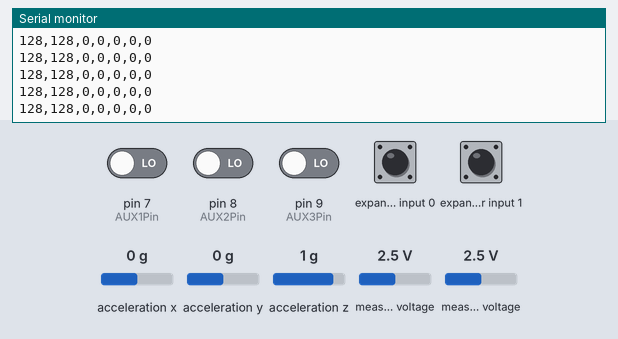
A sketch run on a simulated Arduino Mega 2560, built with avr-gcc and run on an emulated ATmega2560. Shown: the last lines printed to the serial monitor. Wiring (inferred from the names in the program): Wii Nunchuk at I2C address 0x52. The inputs (shaded band) are chosen by the test bench; at power-on: expander input 0, expander input 1 HIGH, pin 7 (AUX1Pin), pin 8 (AUX2Pin), pin 9 (AUX3Pin) LOW, measured voltage 2.5 V, acceleration x 0 g, acceleration y 0 g, acceleration z 1 g.

Above: at 1.2 s.
1.3 s: measured voltage (sensor 200) set to 0.1 V
At 1.34 s:
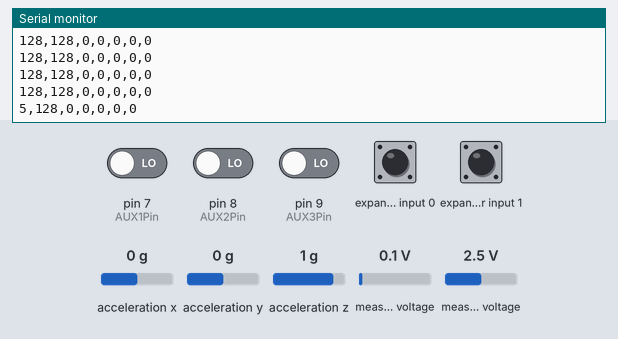
2.8 s: measured voltage (sensor 201) set to 0.1 V
At 2.88 s:
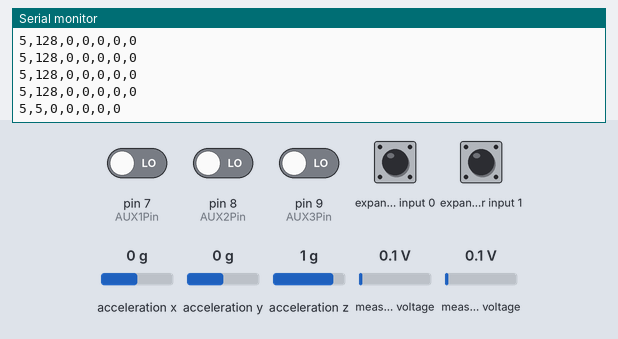
4.3 s: pin 7 (AUX1Pin) driven HIGH
At 4.42 s:
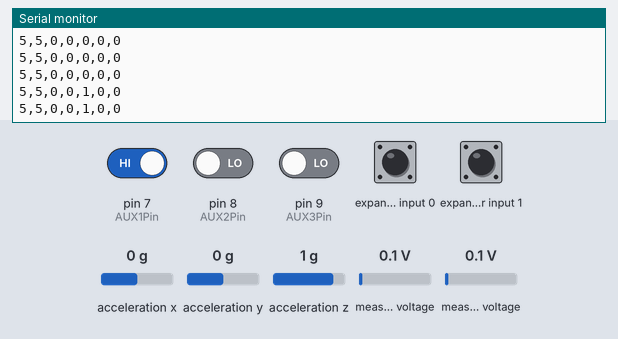
5.8 s: pin 8 (AUX2Pin) driven HIGH
At 5.85 s:
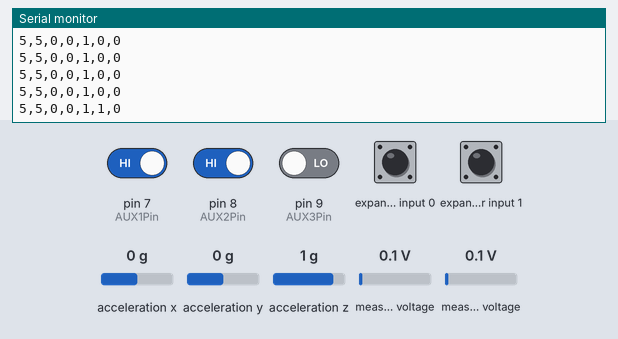
7.3 s: measured voltage (sensor 200) set to 2.5 V
At 7.39 s:
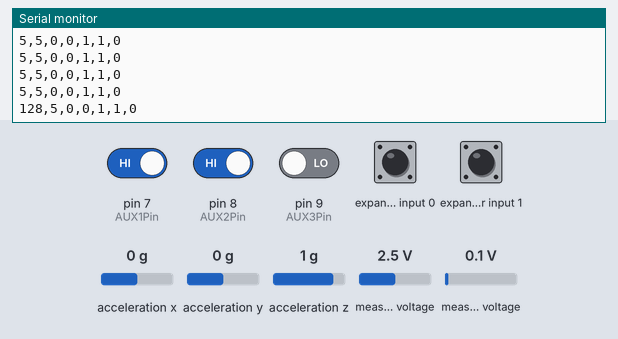
10.3 s: pin 9 (AUX3Pin) driven HIGH
At 10.37 s:
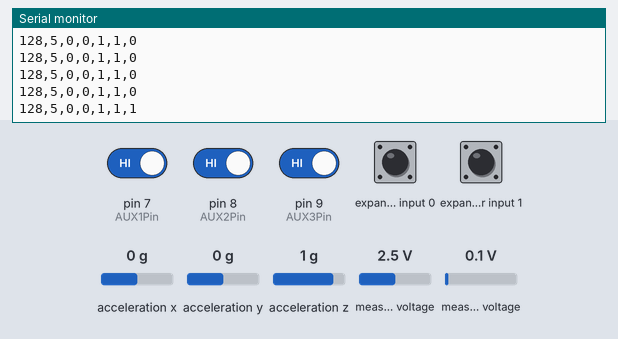

The sketch:

GonkDroid_Remote2.ino
```cpp
/**********************************************************************************
   Gonk Droid Remote
   by Bithead942

    Board:  Fio v3 3.3V/8MHz

  Remote control of the voice playback for the Gonk platform

  The Fio v3 board interfaces with the Wii Nunchuck controller via the Nunchucky interface board.
  It initiates communication by sending a set of a string of values read from the Nunchuck.
  - Joystick X Position
  - Joystick Y Position
  - Accelerometer X Axis (not used)
  - Accelerometer Y Axis (not used)
  - Accelerometer Z Axis (not used)
  - Z Button (big)
  - C Button (small)

  PINS USED:
  Serial1 (Xbee)
  Tx       0
  Rx       1

  Nunchuck (I2C):
  A2       Ground
  A3       3.3V
  A4       Data
  A5       Clock

*************************************************************************************/

#include <Wire.h>
#include "nunchuck_funcs.h"

#define Xbee Serial1
#define Debug Serial
#define AUX1Pin 7
#define AUX2Pin 8
#define AUX3Pin 9

int loop_cnt = 0;
String outString = "";    // string to hold output

byte joyx, joyy, zbtn, cbtn, aux1, aux2, aux3;
//int ledPin = 13;


void setup()
{
  pinMode(AUX1Pin, INPUT);
  pinMode(AUX2Pin, INPUT);
  pinMode(AUX3Pin, INPUT);

  Debug.begin(9600);
  Xbee.begin(57600);  // Serial1 set up Serial1 port

  //nunchuck_setpowerpins();
  nunchuck_init(); // send the initilization handshake

  Debug.print("WiiChuckDemo ready\n");
}

void loop()
{
  if ( loop_cnt >= 100 ) { // every 100 msecs get new data
    loop_cnt = 0;
    outString = "";

    nunchuck_get_data();
    //nunchuck_print_data();

    joyx  = nunchuck_joyx();  // ranges from 30 - 226;  131 center
    joyy  = nunchuck_joyy();  // ranges from 38 - 231;  135 center
    zbtn = nunchuck_zbutton();
    cbtn = nunchuck_cbutton();
    aux1 = digitalRead(AUX1Pin);
    aux2 = digitalRead(AUX2Pin);
    aux3 = digitalRead(AUX3Pin);

    outString += (byte)joyx;
    outString += ",";
    outString += (byte)joyy;
    outString += ",";
    outString += (byte)zbtn;
    outString += ",";
    outString += (byte)cbtn;
    outString += ",";
    outString += (byte)aux1;
    outString += ",";
    outString += (byte)aux2;
    outString += ",";
    outString += (byte)aux3;

    Xbee.println(outString);
    Debug.println(outString);
  }
  loop_cnt++;
  delay(1);
}
```

nunchuck_funcs.h
```cpp
/*
 * Nunchuck functions  -- Talk to a Wii Nunchuck
 *
 * This library is from the Bionic Arduino course :
 *                          http://todbot.com/blog/bionicarduino/
 *
 * 2007-11 Tod E. Kurt, http://todbot.com/blog/
 *
 * The Wii Nunchuck reading code originally from Windmeadow Labs
 *   http://www.windmeadow.com/node/42
 */

#if (ARDUINO >= 100)
#include <Arduino.h>
#else
#include <WProgram.h>
//#define Wire.write(x) Wire.send(x)
//#define Wire.read() Wire.receive()
#endif


static uint8_t nunchuck_buf[6];   // array to store nunchuck data,

// Uses port C (analog in) pins as power & ground for Nunchuck
/*static void nunchuck_setpowerpins()
{
#define pwrpin PORTC3
#define gndpin PORTC2
    DDRC |= _BV(pwrpin) | _BV(gndpin);
    PORTC &=~ _BV(gndpin);
    PORTC |=  _BV(pwrpin);
    delay(100);  // wait for things to stabilize
} */

// initialize the I2C system, join the I2C bus,
// and tell the nunchuck we're talking to it
static void nunchuck_init()
{
    Wire.begin();                // join i2c bus as master
    Wire.beginTransmission(0x52);// transmit to device 0x52
#if (ARDUINO >= 100)
    Wire.write((uint8_t)0x40);// sends memory address
    Wire.write((uint8_t)0x00);// sends sent a zero.
#else
    Wire.send((uint8_t)0x40);// sends memory address
    Wire.send((uint8_t)0x00);// sends sent a zero.
#endif
    Wire.endTransmission();// stop transmitting
}

// Send a request for data to the nunchuck
// was "send_zero()"
static void nunchuck_send_request()
{
    Wire.beginTransmission(0x52);// transmit to device 0x52
#if (ARDUINO >= 100)
    Wire.write((uint8_t)0x00);// sends one byte
#else
    Wire.send((uint8_t)0x00);// sends one byte
#endif
    Wire.endTransmission();// stop transmitting
}

// Encode data to format that most wiimote drivers except
// only needed if you use one of the regular wiimote drivers
static char nunchuk_decode_byte (char x)
{
    x = (x ^ 0x17) + 0x17;
    return x;
}

// Receive data back from the nunchuck,
// returns 1 on successful read. returns 0 on failure
static int nunchuck_get_data()
{
    int cnt=0;
    Wire.requestFrom (0x52, 6);// request data from nunchuck
    while (Wire.available ()) {
        // receive byte as an integer
#if (ARDUINO >= 100)
        nunchuck_buf[cnt] = nunchuk_decode_byte( Wire.read() );
#else
        nunchuck_buf[cnt] = nunchuk_decode_byte( Wire.receive() );
#endif
        cnt++;
    }
    nunchuck_send_request();  // send request for next data payload
    // If we recieved the 6 bytes, then go print them
    if (cnt >= 5) {
        return 1;   // success
    }
    return 0; //failure
}

// Print the input data we have recieved
// accel data is 10 bits long
// so we read 8 bits, then we have to add
// on the last 2 bits.  That is why I
// multiply them by 2 * 2
static void nunchuck_print_data()
{
    static int i=0;
    int joy_x_axis = nunchuck_buf[0];
    int joy_y_axis = nunchuck_buf[1];
    int accel_x_axis = nunchuck_buf[2]; // * 2 * 2;
    int accel_y_axis = nunchuck_buf[3]; // * 2 * 2;
    int accel_z_axis = nunchuck_buf[4]; // * 2 * 2;

    int z_button = 0;
    int c_button = 0;

    // byte nunchuck_buf[5] contains bits for z and c buttons
    // it also contains the least significant bits for the accelerometer data
    // so we have to check each bit of byte outbuf[5]
    if ((nunchuck_buf[5] >> 0) & 1)
        z_button = 1;
    if ((nunchuck_buf[5] >> 1) & 1)
        c_button = 1;

    if ((nunchuck_buf[5] >> 2) & 1)
        accel_x_axis += 1;
    if ((nunchuck_buf[5] >> 3) & 1)
        accel_x_axis += 2;

    if ((nunchuck_buf[5] >> 4) & 1)
        accel_y_axis += 1;
    if ((nunchuck_buf[5] >> 5) & 1)
        accel_y_axis += 2;

    if ((nunchuck_buf[5] >> 6) & 1)
        accel_z_axis += 1;
    if ((nunchuck_buf[5] >> 7) & 1)
        accel_z_axis += 2;

    Serial.print(i,DEC);
    Serial.print("\t");

    Serial.print("joy:");
    Serial.print(joy_x_axis,DEC);
    Serial.print(",");
    Serial.print(joy_y_axis, DEC);
    Serial.print("  \t");

    Serial.print("acc:");
    Serial.print(accel_x_axis, DEC);
    Serial.print(",");
    Serial.print(accel_y_axis, DEC);
    Serial.print(",");
    Serial.print(accel_z_axis, DEC);
    Serial.print("\t");

    Serial.print("but:");
    Serial.print(z_button, DEC);
    Serial.print(",");
    Serial.print(c_button, DEC);

    Serial.print("\r\n");  // newline
    i++;
}

// returns zbutton state: 1=pressed, 0=notpressed
static int nunchuck_zbutton()
{
    return ((nunchuck_buf[5] >> 0) & 1) ? 0 : 1;  // voodoo
}

// returns zbutton state: 1=pressed, 0=notpressed
static int nunchuck_cbutton()
{
    return ((nunchuck_buf[5] >> 1) & 1) ? 0 : 1;  // voodoo
}

// returns value of x-axis joystick
static int nunchuck_joyx()
{
    return nunchuck_buf[0];
}

// returns value of y-axis joystick
static int nunchuck_joyy()
{
    return nunchuck_buf[1];
}

// returns value of x-axis accelerometer
static int nunchuck_accelx()
{
    return nunchuck_buf[2];   // FIXME: this leaves out 2-bits of the data
}

// returns value of y-axis accelerometer
static int nunchuck_accely()
{
    return nunchuck_buf[3];   // FIXME: this leaves out 2-bits of the data
}

// returns value of z-axis accelerometer
static int nunchuck_accelz()
{
    return nunchuck_buf[4];   // FIXME: this leaves out 2-bits of the data
}
```

Measured:
- after the input at 1.3 s, the serial monitor: prints a new line at once (image 1)
- after the input at 2.8 s, the serial monitor: prints a new line after 0.08 s (image 2)
- after the input at 4.3 s, the serial monitor: prints a new line at once (image 3)
- after the input at 5.8 s, the serial monitor: prints a new line after 0.05 s (image 4)
- after the input at 7.3 s, the serial monitor: prints a new line after 0.09 s (image 5)
- after the input at 10.3 s, the serial monitor: prints a new line after 0.06 s (image 6)
